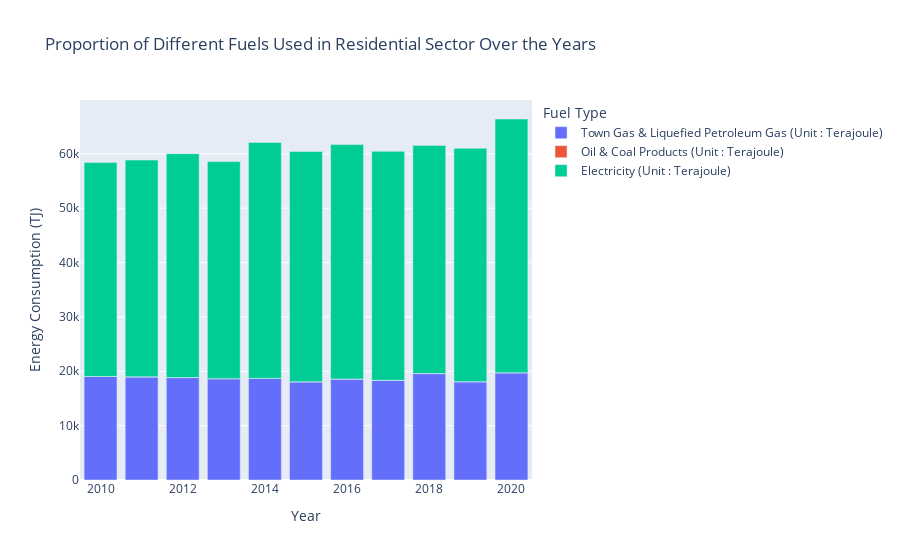

The notebook cell this image was saved under:
### Code cell
# Grouped bar plot for 'Proportion of Different Fuels Used in Residential Sector Over the Years'
df_melted = pd.melt(df_residential_fuel, id_vars='Year', value_vars=['Town Gas & Liquefied Petroleum Gas (Unit : Terajoule)', 'Oil & Coal Products (Unit : Terajoule)', 'Electricity (Unit : Terajoule)'])
fig = px.bar(df_melted, x='Year', y='value', color='variable', title='Proportion of Different Fuels Used in Residential Sector Over the Years', labels={'value':'Energy Consumption (TJ)', 'variable':'Fuel Type'})
fig.show()

### Figure 1 — Plotly figure (JSON) as saved in the notebook; plotly's stock layout.template omitted (floating-point values rounded to 4 significant figures)
{"data": [{"alignmentgroup": "True", "hovertemplate": "Fuel Type=Town Gas & Liquefied Petroleum Gas (Unit : Terajoule)<br>Year=%{x}<br>Energy Consumption (TJ)=%{y}<extra></extra>", "legendgroup": "Town Gas & Liquefied Petroleum Gas (Unit : Terajoule)", "marker": {"color": "#636efa", "pattern": {"shape": ""}}, "name": "Town Gas & Liquefied Petroleum Gas (Unit : Terajoule)", "offsetgroup": "Town Gas & Liquefied Petroleum Gas (Unit : Terajoule)", "orientation": "v", "showlegend": true, "textposition": "auto", "type": "bar", "x": [2010, 2011, 2012, 2013, 2014, 2015, 2016, 2017, 2018, 2019, 2020], "xaxis": "x", "y": [19038, 18977, 18841, 18635, 18681, 18063, 18574, 18335, 19578, 18070, 19726], "yaxis": "y"}, {"alignmentgroup": "True", "hovertemplate": "Fuel Type=Oil & Coal Products (Unit : Terajoule)<br>Year=%{x}<br>Energy Consumption (TJ)=%{y}<extra></extra>", "legendgroup": "Oil & Coal Products (Unit : Terajoule)", "marker": {"color": "#EF553B", "pattern": {"shape": ""}}, "name": "Oil & Coal Products (Unit : Terajoule)", "offsetgroup": "Oil & Coal Products (Unit : Terajoule)", "orientation": "v", "showlegend": true, "textposition": "auto", "type": "bar", "x": [2010, 2011, 2012, 2013, 2014, 2015, 2016, 2017, 2018, 2019, 2020], "xaxis": "x", "y": [13, 8, 8, 7, 7, 8, 10, 14, 14, 15, 15], "yaxis": "y"}, {"alignmentgroup": "True", "hovertemplate": "Fuel Type=Electricity (Unit : Terajoule)<br>Year=%{x}<br>Energy Consumption (TJ)=%{y}<extra></extra>", "legendgroup": "Electricity (Unit : Terajoule)", "marker": {"color": "#00cc96", "pattern": {"shape": ""}}, "name": "Electricity (Unit : Terajoule)", "offsetgroup": "Electricity (Unit : Terajoule)", "orientation": "v", "showlegend": true, "textposition": "auto", "type": "bar", "x": [2010, 2011, 2012, 2013, 2014, 2015, 2016, 2017, 2018, 2019, 2020], "xaxis": "x", "y": [39344, 39872, 41189, 39941, 43415, 42368, 43120, 42127, 41965, 42937, 46675], "yaxis": "y"}], "layout": {"barmode": "relative", "legend": {"title": {"text": "Fuel Type"}, "tracegroupgap": 0}, "title": {"text": "Proportion of Different Fuels Used in Residential Sector Over the Years"}, "xaxis": {"anchor": "y", "domain": [0, 1], "title": {"text": "Year"}}, "yaxis": {"anchor": "x", "domain": [0, 1], "title": {"text": "Energy Consumption (TJ)"}}}}
